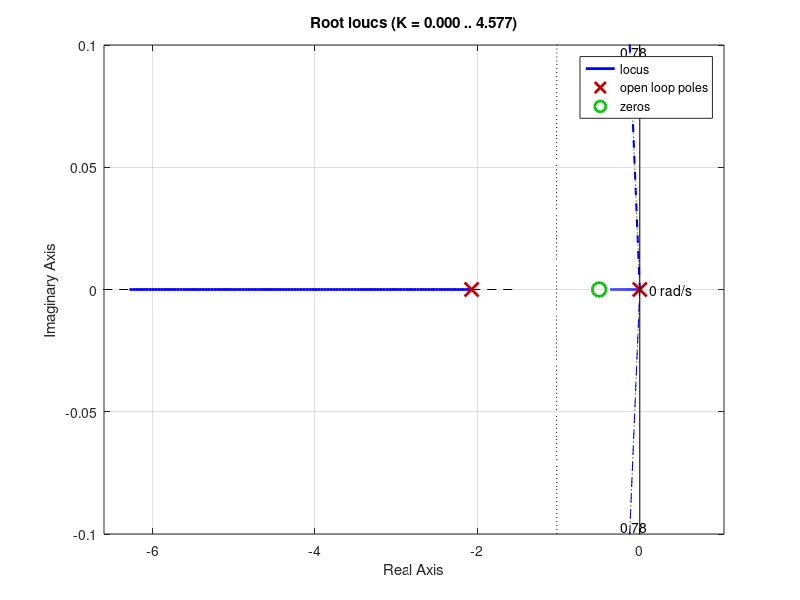

Write the MATLAB code that produced this figure. (Note: this script raises an error after producing the figure.)
% from Emanuel Matt 2025 (copied via WhatsApp message)

clear all
s=tf('s');

% additional zero 
z_c=0.5; 
% continuous-time transfer function with the additional zero
sys_c = (s + z_c) / s;

%system definition
sys_mL = 1/(s+2.071);

ts = 5; % settlingtime in s
Mp= 0.02; % overshoot (0.2 = 20%)
D=-log(Mp)/sqrt(pi()^2+log(Mp)^2);  % damping
w0=4/(D*ts);


figure;
% stability area
theta = acos(D);    
x = linspace(-2.5, 0, 100);
y1 = tan(theta)*x;  
y2 = -tan(theta)*x;
plot(x, y1, '--b', x, y2, '--b', 'LineWidth', 1.5);
text(-2, 0.5, 'stability area', 'Color', 'blue'); 
hold on

%%
% root locus
rlocus(sys_mL*sys_c);
sgrid(D, w0);
[K, poles] = rlocfind(sys_mL*sys_c);
gain = dcgain(feedback(K*sys_c*sys_mL, -1, 1)); 

%%
% Controller coeff
t_step = 0:0.01:20;
hold off
Ti = 1/z_c; 
G_wok = K*(1+1/(Ti*s)); 
[y_wok, t_wok] = step(1/gain*feedback(G_wok*sys_mL, 1), t_step); 

%%
figure; 
hold on; 
plot(t_wok, y_wok);
yline(1, '--');
hold off;
